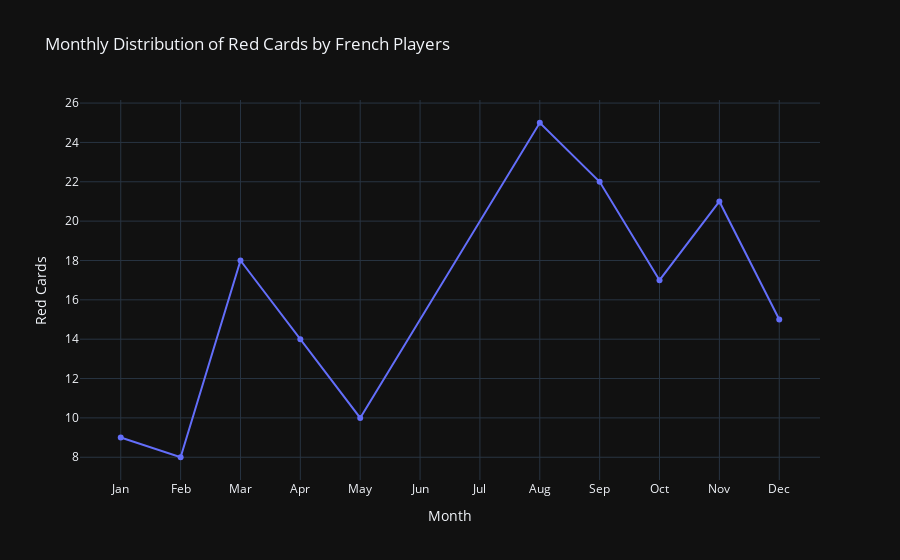

The cell this chart's notebook holds for it:
### Code cell
import pandas as pd
import plotly.express as px

# File paths
game_events = pd.read_csv("/Users/alessandros/Desktop/Assignment_Data_2023-2024/data/game_events.csv")
players = pd.read_csv("/Users/alessandros/Desktop/Assignment_Data_2023-2024/data/players.csv")

# Step 1: Filter for French players and red card events
red_cards = game_events[(game_events["type"] == "Cards") & (game_events["description"].str.contains("Red card", na=False))]
red_cards = red_cards.merge(players, on="player_id", how="left")
french_red_cards = red_cards[red_cards["country_of_birth"] == "France"].copy()

# Step 2: Add month column
french_red_cards["date"] = pd.to_datetime(french_red_cards["date"])
french_red_cards["month"] = french_red_cards["date"].dt.month

# Step 3: Group data by month and calculate red cards
monthly_data = french_red_cards.groupby("month").agg(
    red_cards=("game_event_id", "count")
).reset_index()

# Create a line chart for red cards
fig = px.line(
    monthly_data,
    x="month",
    y="red_cards",
    title="Monthly Distribution of Red Cards by French Players",
    labels={"month": "Month", "red_cards": "Red Cards"},
    markers=True
)

# Customize x-axis for months
fig.update_layout(
    xaxis=dict(
        tickmode="array",
        tickvals=list(range(1, 13)),
        ticktext=["Jan", "Feb", "Mar", "Apr", "May", "Jun", "Jul", "Aug", "Sep", "Oct", "Nov", "Dec"]
    ),
    template="plotly_dark"
)

# Show the chart
fig.show()

### Figure 1 — Plotly figure (JSON) as saved in the notebook; plotly's stock layout.template omitted (floating-point values rounded to 4 significant figures)
{"data": [{"hovertemplate": "Month=%{x}<br>Red Cards=%{y}<extra></extra>", "legendgroup": "", "line": {"color": "#636efa", "dash": "solid"}, "marker": {"symbol": "circle"}, "mode": "lines+markers", "name": "", "orientation": "v", "showlegend": false, "x": [1, 2, 3, 4, 5, 8, 9, 10, 11, 12], "xaxis": "x", "y": [9, 8, 18, 14, 10, 25, 22, 17, 21, 15], "yaxis": "y", "type": "scatter"}], "layout": {"xaxis": {"anchor": "y", "domain": [0.0, 1.0], "title": {"text": "Month"}, "tickmode": "array", "tickvals": [1, 2, 3, 4, 5, 6, 7, 8, 9, 10, 11, 12], "ticktext": ["Jan", "Feb", "Mar", "Apr", "May", "Jun", "Jul", "Aug", "Sep", "Oct", "Nov", "Dec"]}, "yaxis": {"anchor": "x", "domain": [0.0, 1.0], "title": {"text": "Red Cards"}}, "legend": {"tracegroupgap": 0}, "title": {"text": "Monthly Distribution of Red Cards by French Players"}}}
